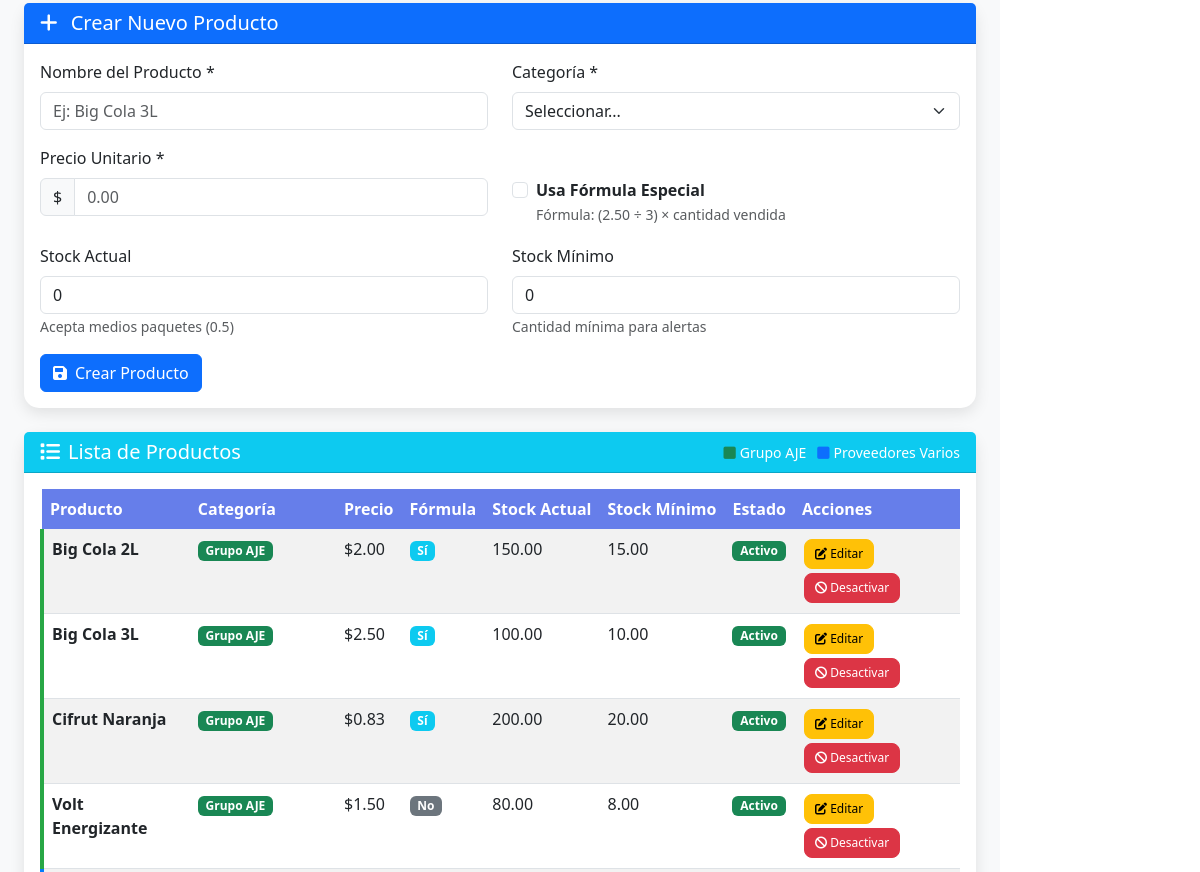
The app's page /productos.php (signed in, middle part), older data.
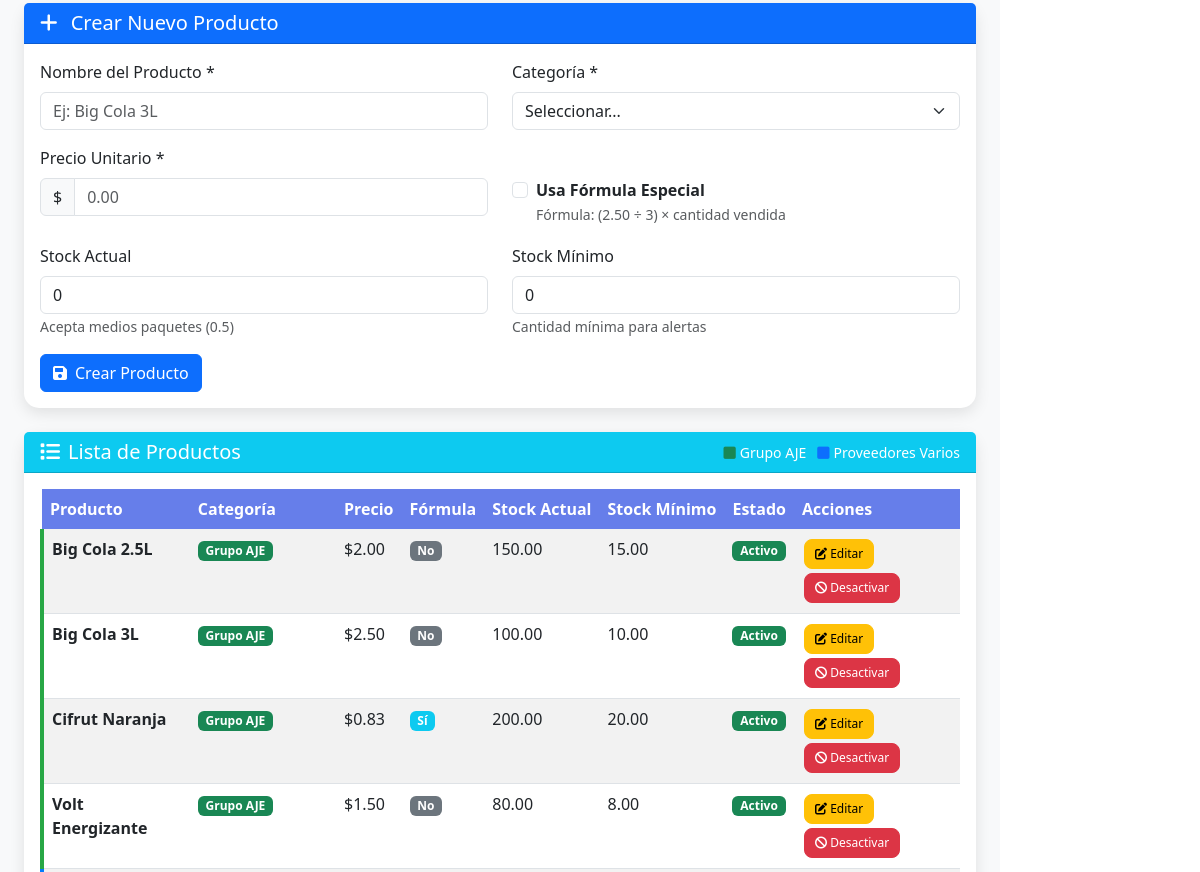
The same page, newer data.
### tables this page shows
CREATE TABLE IF NOT EXISTS `productos` (
  `id` int NOT NULL AUTO_INCREMENT,
  `nombre` varchar(100) NOT NULL,
  `categoria` enum('grupo_aje','proveedores_varios') NOT NULL,
  `precio_unitario` decimal(10,2) NOT NULL,
  `usa_formula` tinyint(1) DEFAULT '0',
  `stock_actual` decimal(10,2) DEFAULT '0.00',
  `stock_minimo` decimal(10,2) DEFAULT '0.00',
  `estado` enum('activo','inactivo') DEFAULT 'activo',
  `fecha_creacion` timestamp NULL DEFAULT CURRENT_TIMESTAMP,
  PRIMARY KEY (`id`)
);

### includes/functions.php (called while the page is built, shortened)
<?php
function formatearNumero($numero, $decimales = 2) {
    return number_format($numero, $decimales, '.', ',');
}
function formatearDinero($cantidad) {
    return '$' . number_format($cantidad, 2, '.', ',');
}
?>

### productos.php (the view, shortened to what this page needs)
<?php
require_once 'includes/functions.php';
$db = getDB();
$whereClause = "WHERE 1=1";
try {
    $stmt = $db->query("
        SELECT id, nombre, categoria, precio_unitario, usa_formula, stock_actual, stock_minimo, estado, fecha_creacion
        FROM productos
        $whereClause
        ORDER BY categoria, nombre
    ");
    $productos = $stmt->fetchAll();
} catch (PDOException $e) {
    $mensaje = 'Error al obtener productos: ' . $e->getMessage();
    $tipoMensaje = 'error';
    $productos = [];
}
$productoEditar = null;
?>
<!DOCTYPE html>
<html lang="es">
<head>
    <link href="https://cdn.jsdelivr.net/npm/bootstrap@5.3.0/dist/css/bootstrap.min.css" rel="stylesheet">
    <link href="https://cdnjs.cloudflare.com/ajax/libs/font-awesome/6.0.0/css/all.min.css" rel="stylesheet">
</head>
<body>
    <div class="container-fluid">
        <div class="row">
            <div class="col-md-9 col-lg-10 p-0 content-area">
                <div class="container-fluid p-4">
                    <div class="card mb-4">
                        <div class="card-header bg-<?php echo $productoEditar ? 'warning' : 'primary'; ?> text-white">
                            <div class="d-flex justify-content-between align-items-center">
                                <h5 class="mb-0">
                                    <i class="fas fa-<?php echo $productoEditar ? 'edit' : 'plus'; ?> me-2"></i>
                                    <?php echo $productoEditar ? 'Editar Producto' : 'Crear Nuevo Producto'; ?>
                                </h5>
                            </div>
                        </div>
                        <div class="card-body">
                            <form method="POST" action="">
                                <div class="row">
                                    <div class="col-md-6 mb-3">
                                        <label for="nombre" class="form-label">Nombre del Producto *</label>
                                        <input type="text" class="form-control" id="nombre" name="nombre"
                                               value="<?php echo $productoEditar ? htmlspecialchars($productoEditar['nombre']) : ''; ?>"
                                               placeholder="Ej: Big Cola 3L" required>
                                    </div>
                                    <div class="col-md-6 mb-3">
                                        <label for="categoria" class="form-label">Categoría *</label>
                                        <select class="form-select" id="categoria" name="categoria" required>
                                            <option value="">Seleccionar...</option>
                                        </select>
                                    </div>
                                </div>
                                <div class="row">
                                    <div class="col-md-6 mb-3">
                                        <label for="precio_unitario" class="form-label">Precio Unitario *</label>
                                        <div class="input-group">
                                            <span class="input-group-text">$</span>
                                            <input type="number" class="form-control" id="precio_unitario" name="precio_unitario"
                                                   step="0.01" min="0.01"
                                                   value="<?php echo $productoEditar ? $productoEditar['precio_unitario'] : ''; ?>"
                                                   placeholder="0.00" required>
                                        </div>
                                    </div>
                                    <div class="col-md-6 mb-3">
                                        <div class="form-check mt-4 pt-2">
                                            <input class="form-check-input" type="checkbox" id="usa_formula" name="usa_formula"
                                                   <?php echo ($productoEditar && $productoEditar['usa_formula']) ? 'checked' : ''; ?>>
                                            <label class="form-check-label" for="usa_formula">
                                                <strong>Usa Fórmula Especial</strong>
                                                <br><small class="text-muted">Fórmula: (2.50 ÷ 3) × cantidad vendida</small>
                                            </label>
                                        </div>
                                    </div>
                                </div>
                                <div class="row">
                                    <div class="col-md-6 mb-3">
                                        <label for="stock_actual" class="form-label">Stock Actual</label>
                                        <input type="number" class="form-control" id="stock_actual" name="stock_actual"
                                               step="0.5" min="0"
                                               value="<?php echo $productoEditar ? $productoEditar['stock_actual'] : '0'; ?>"
                                               placeholder="0">
                                        <small class="text-muted">Acepta medios paquetes (0.5)</small>
                                    </div>
                                    <div class="col-md-6 mb-3">
                                        <label for="stock_minimo" class="form-label">Stock Mínimo</label>
                                        <input type="number" class="form-control" id="stock_minimo" name="stock_minimo"
                                               step="0.5" min="0"
                                               value="<?php echo $productoEditar ? $productoEditar['stock_minimo'] : '0'; ?>"
                                               placeholder="0">
                                        <small class="text-muted">Cantidad mínima para alertas</small>
                                    </div>
                                </div>
                                <button type="submit" class="btn btn-<?php echo $productoEditar ? 'warning' : 'primary'; ?>">
                                    <i class="fas fa-save me-2"></i><?php echo $productoEditar ? 'Actualizar Producto' : 'Crear Producto'; ?>
                                </button>
                            </form>
                        </div>
                    </div>
                    <div class="card">
                        <div class="card-header bg-info text-white">
                            <div class="d-flex justify-content-between align-items-center">
                                <h5 class="mb-0">
                                    <i class="fas fa-list me-2"></i>Lista de Productos
                                </h5>
                                <div class="d-none d-md-block">
                                    <small>
                                        <i class="fas fa-square text-success me-1"></i>Grupo AJE &nbsp;
                                        <i class="fas fa-square text-primary me-1"></i>Proveedores Varios
                                    </small>
                                </div>
                            </div>
                        </div>
                        <div class="card-body">
                            <?php if (!empty($productos)): ?>
                                <div class="table-responsive d-none d-md-block">
                                    <table class="table table-striped table-hover">
                                        <thead>
                                            <tr>
                                                <th>Producto</th>
                                                <th>Categoría</th>
                                                <th>Precio</th>
                                                <th>Fórmula</th>
                                                <th>Stock Actual</th>
                                                <th>Stock Mínimo</th>
                                                <th>Estado</th>
                                                <th>Acciones</th>
                                            </tr>
                                        </thead>
                                        <tbody>
                                            <?php foreach ($productos as $producto): ?>
                                                <tr class="<?php echo $producto['categoria'] === 'grupo_aje' ? 'producto-grupo-aje' : 'producto-proveedores-varios'; ?>
                                                           <?php echo ($producto['stock_actual'] <= $producto['stock_minimo']) ? 'stock-bajo' : ''; ?>">
                                                    <td>
                                                        <strong><?php echo htmlspecialchars($producto['nombre']); ?></strong>
                                                    </td>
                                                    <td>
                                                        <span class="badge bg-<?php echo $producto['categoria'] === 'grupo_aje' ? 'success' : 'primary'; ?>">
                                                            <?php echo $producto['categoria'] === 'grupo_aje' ? 'Grupo AJE' : 'Proveedores Varios'; ?>
                                                        </span>
                                                    </td>
                                                    <td><?php echo formatearDinero($producto['precio_unitario']); ?></td>
                                                    <td>
                                                        <?php if ($producto['usa_formula']): ?>
                                                            <span class="badge bg-info">Sí</span>
                                                        <?php else: ?>
                                                            <span class="badge bg-secondary">No</span>
                                                        <?php endif; ?>
                                                    </td>
                                                    <td>
                                                        <span class="<?php echo ($producto['stock_actual'] <= $producto['stock_minimo']) ? 'text-danger fw-bold' : ''; ?>">
                                                            <?php echo formatearNumero($producto['stock_actual']); ?>
                                                        </span>
                                                    </td>
                                                    <td><?php echo formatearNumero($producto['stock_minimo']); ?></td>
                                                    <td>
                                                        <span class="badge bg-<?php echo $producto['estado'] === 'activo' ? 'success' : 'danger'; ?>">
                                                            <?php echo ucfirst($producto['estado']); ?>
                                                        </span>
                                                    </td>
                                                    <td>
                                                        <a href="productos.php?editar=<?php echo $producto['id']; ?>"
                                                           class="btn btn-warning btn-action">
                                                            <i class="fas fa-edit"></i> Editar
                                                        </a>
                                                        <form method="POST" action="" style="display: inline;">
                                                            <button type="submit"
                                                                    class="btn btn-<?php echo $producto['estado'] === 'activo' ? 'danger' : 'success'; ?> btn-action"
                                                                    onclick="return confirm('¿Está seguro de cambiar el estado de este producto?')">
                                                                <i class="fas fa-<?php echo $producto['estado'] === 'activo' ? 'ban' : 'check'; ?>"></i>
                                                                <?php echo $producto['estado'] === 'activo' ? 'Desactivar' : 'Activar'; ?>
                                                            </button>
                                                        </form>
                                                    </td>
                                                </tr>
                                            <?php endforeach; ?>
                                        </tbody>
                                    </table>
                                </div>
                            <?php endif; ?>
                        </div>
                    </div>
                </div>
            </div>
        </div>
    </div>
</body>
</html>

### productos.php (style rules this page uses)
.content-area { background: #f8f9fa; min-height: 100vh; }
.card { border: none; border-radius: 15px; box-shadow: 0 5px 15px rgba(0,0,0,0.1); }
.table th { background: #667eea; color: white; border: none; white-space: nowrap; }
.btn-action { padding: 5px 10px; font-size: 12px; border-radius: 8px; white-space: nowrap; margin: 2px; }
.producto-grupo-aje { border-left: 4px solid #28a745; }

Row changes from the older to the newer data that the page shows:
changed productos: nombre "Big Cola 2L" → "Big Cola 2.5L"; usa_formula "Sí" → "No"
changed productos "Big Cola 3L": usa_formula "Sí" → "No"
